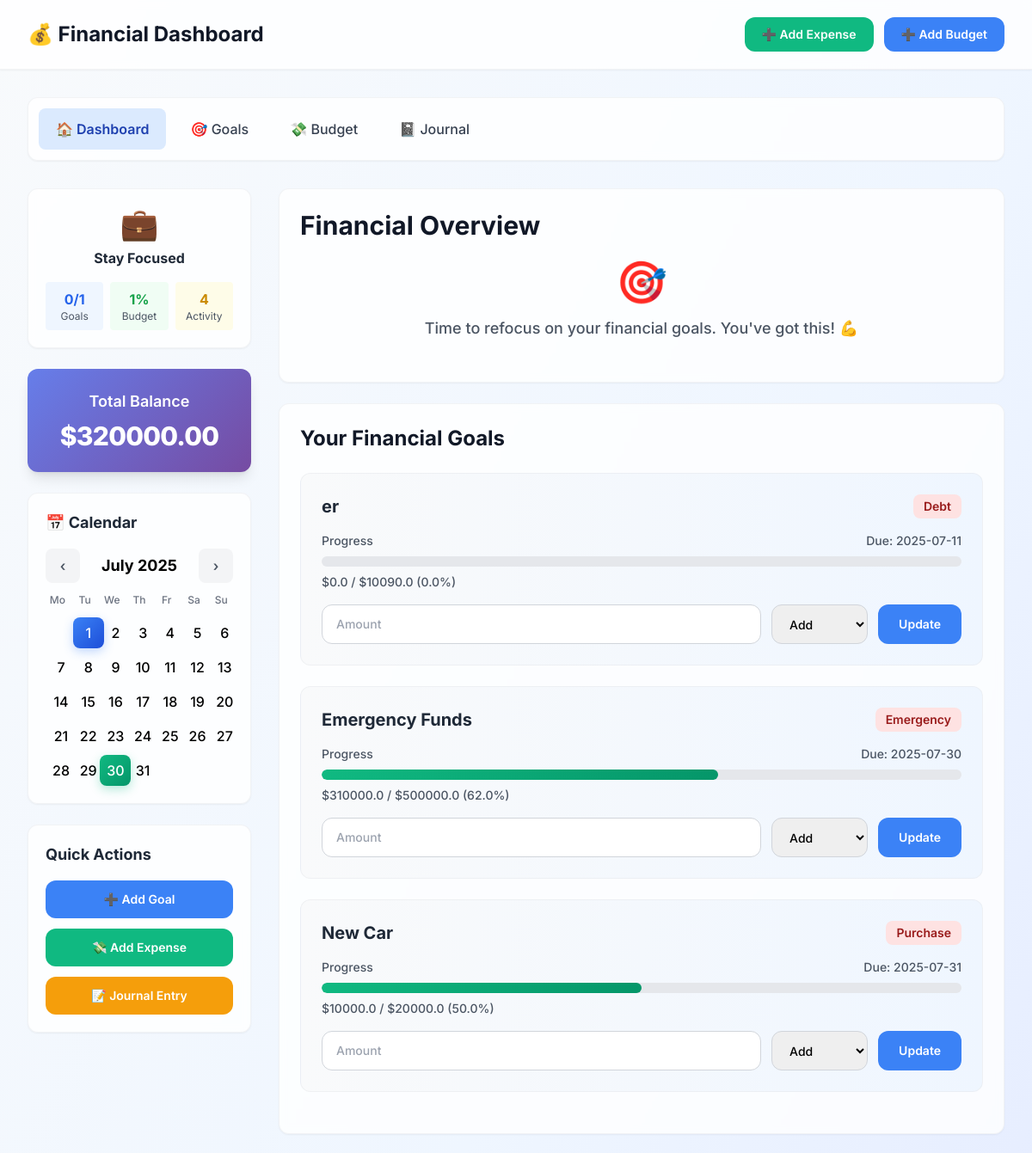
Before: / (upper part) with the older database file.
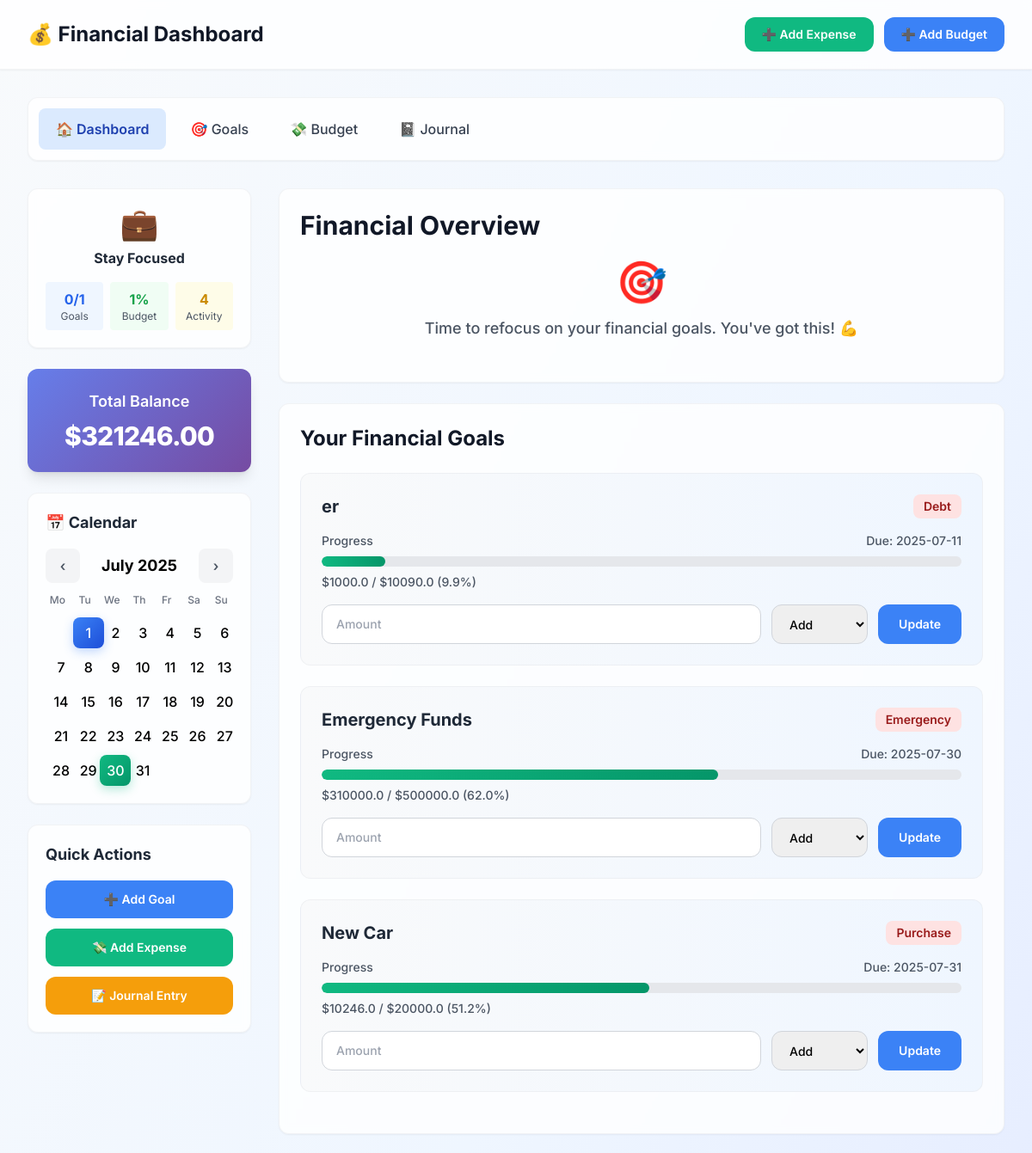
After: the same page with the newer database file.
### tables this page shows
CREATE TABLE financial_goals (
            id INTEGER PRIMARY KEY AUTOINCREMENT,
            name TEXT NOT NULL,
            target_amount REAL NOT NULL,
            current_amount REAL DEFAULT 0,
            deadline TEXT NOT NULL,
            category TEXT NOT NULL,
            description TEXT,
            created_at DATETIME DEFAULT CURRENT_TIMESTAMP
        );

### app.py (the view)
@app.route('/')
def home():
    today = datetime.now().strftime('%Y-%m-%d')
    with sqlite3.connect('finance.db') as conn:
        cursor = conn.cursor()
        cursor.execute("""
            SELECT g.*,
                   (SELECT COUNT(*) FROM transactions WHERE goal_id = g.id) as transaction_count,
                   (g.current_amount / g.target_amount * 100) as progress_percent
            FROM financial_goals g
            ORDER BY deadline ASC
        """)
        goals = cursor.fetchall()
        total_balance = sum(goal[3] for goal in goals)  # goal[3] is current_amount
        cursor.execute("""
            SELECT t.date, t.amount, t.type, g.name
            FROM transactions t
            JOIN financial_goals g ON t.goal_id = g.id
            ORDER BY t.date DESC LIMIT 5
        """)
        recent_transactions = cursor.fetchall()
        current_month = today[:7]
        cursor.execute("""
            SELECT DISTINCT strftime('%d', date)
            FROM journal
            WHERE strftime('%Y-%m', date) = ?
        """, (current_month,))
        days_with_entries = [int(day[0]) for day in cursor.fetchall()]
        current_month = today[:7]
        cursor.execute("""
            SELECT b.category, b.planned_amount,
                   COALESCE(SUM(e.amount), 0) as spent_amount,
                   (COALESCE(SUM(e.amount), 0) / b.planned_amount * 100) as spent_percent
            FROM budgets b
            LEFT JOIN expenses e ON b.id = e.budget_id
            WHERE b.month = ?
            GROUP BY b.id, b.category, b.planned_amount
        """, (current_month,))
        budget_overview = cursor.fetchall()
        total_goals = len(goals)
        completed_goals = sum(1 for goal in goals if goal[3] >= goal[2])
        goal_score = (completed_goals / total_goals * 100) if total_goals > 0 else 0
    return render_template('index.html',
                          goals=goals,
                          transactions=recent_transactions,
                          budget_overview=budget_overview,
                          goal_score=goal_score,
                          entry_days=days_with_entries,
                          current_date=today,
                          total_balance=total_balance)

### templates/index.html (shortened to what the changed rows need)
<!DOCTYPE html>
<html lang="en">
<head>
    <script src="https://cdn.tailwindcss.com"></script>
</head>
<body class="bg-gradient-to-br from-slate-50 via-blue-50 to-indigo-100 min-h-screen">
    <div class="bg-white/80 backdrop-blur-sm shadow-sm border-b border-gray-200/50">
        <div class="max-w-7xl mx-auto px-4 sm:px-6 lg:px-8">
            <div class="flex justify-between items-center py-5">
                <h1 class="text-2xl font-bold text-gray-900 flex items-center gap-3">
                    💰 Financial Dashboard
                </h1>
            </div>
        </div>
    </div>
    <div class="max-w-7xl mx-auto px-4 sm:px-6 lg:px-8 py-8">
        <div class="grid grid-cols-1 lg:grid-cols-4 gap-8">
            <aside class="lg:col-span-1">
                <div class="balance-card text-white rounded-xl shadow-lg p-6 mb-6 flex flex-col items-center">
                    <div class="text-lg font-semibold mb-2">Total Balance</div>
                    <div class="text-3xl font-extrabold tracking-tight">${{ '%.2f' % (total_balance | default(0) | float) }}</div>
                </div>
            </aside>
            <main class="lg:col-span-3">
                <div class="bg-white/80 backdrop-blur-sm rounded-xl shadow-sm p-6 mb-6 border border-gray-200/50">
                    <h2 class="text-3xl font-bold text-gray-900 mb-6">Financial Overview</h2>
                </div>
                <section class="bg-white/80 backdrop-blur-sm rounded-xl shadow-sm p-6 mb-6 border border-gray-200/50">
                    <h2 class="text-2xl font-bold text-gray-900 mb-6">Your Financial Goals</h2>
                    <div id="goals-container">
                        {% if goals %}
                        {% for goal in goals %}
                        <div class="goal-card bg-gradient-to-r from-gray-50 to-blue-50 p-6 rounded-xl mb-6 border border-gray-200/50">
                            <div class="flex justify-between items-start mb-4">
                                <h3 class="text-xl font-bold text-gray-800">{{ goal[1] }}</h3>
                                <span class="px-3 py-1 bg-red-100 text-red-800 text-sm font-semibold rounded-lg">{{ goal[5]|title }}</span>
                            </div>
                            <div class="mb-4">
                                <div class="flex justify-between text-sm text-gray-600 mb-2 font-medium">
                                    <span>Progress</span>
                                    <span>Due: {{ goal[4] }}</span>
                                </div>
                                <div class="progress-container w-full bg-gray-200 rounded-full h-3">
                                    <div class="progress-fill h-3 rounded-full" style="width: {{ (goal[3]/goal[2]*100)|round(1) }}%"></div>
                                </div>
                                <div class="text-sm text-gray-600 mt-2 font-medium">${{ goal[3]|round(2) }} / ${{ goal[2]|round(2) }} ({{ (goal[3]/goal[2]*100)|round(1) }}%)</div>
                            </div>
                            <form class="update-form flex gap-3" data-goal-id="{{ goal[0] }}">
                                <input type="number" step="0.01" name="amount" placeholder="Amount"
                                       class="flex-1 px-4 py-3 border border-gray-300 rounded-xl text-sm font-medium focus:ring-2 focus:ring-blue-500 focus:border-blue-500" required>
                                <select name="type" class="px-4 py-3 border border-gray-300 rounded-xl text-sm font-medium focus:ring-2 focus:ring-blue-500 focus:border-blue-500" required>
                                    <option value="deposit">Add</option>
                                </select>
                                <button type="submit" class="bg-primary text-white px-6 py-3 rounded-xl text-sm font-semibold hover:bg-blue-600 transition-colors">
                                    Update
                                </button>
                            </form>
                        </div>
                        {% endfor %}
                        {% else %}
                        <div class="text-center text-gray-500 py-8">
                            <div class="text-4xl mb-3">🎯</div>
                            <p class="text-lg font-medium">No financial goals yet.</p>
                        </div>
                        {% endif %}
                    </div>
                </section>
            </main>
        </div>
    </div>
</body>
</html>

Changed rows visible on the page:
changed financial_goals "er": current_amount "0.0" → "1000.0"; (goal[3]/goal[2]*100)|round(1) "0.0" → "9.9"
changed financial_goals "New Car": current_amount "10000.0" → "10246.0"; (goal[3]/goal[2]*100)|round(1) "50.0" → "51.2"
Other visible differences:
{{ '%.2f' % (total_balance | default(0) | float) }}: "320000.00" → "321246.00"
